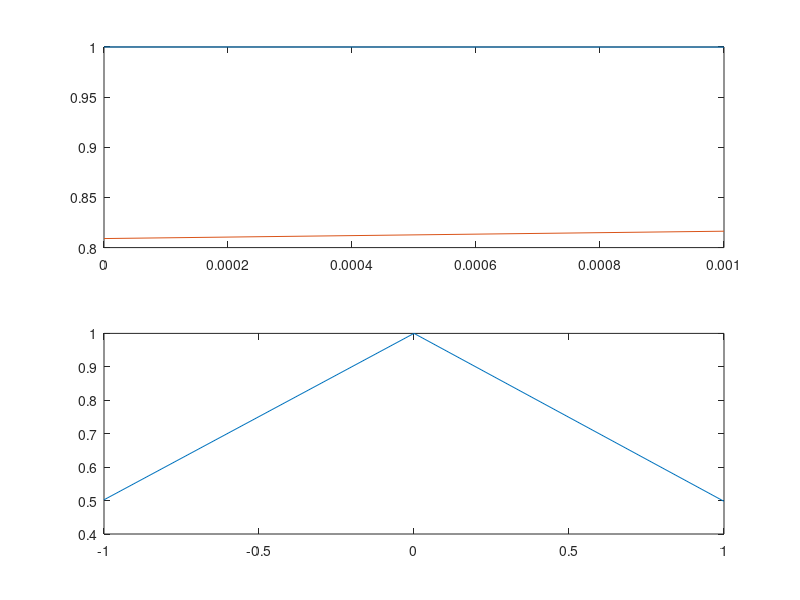

This figure's MATLAB source:
fs=1000;
freq=2;
st=1/fs;
t=[0:1]*st;
y=cos(2*pi*freq*t);

delay=50*st;
y1=cos(2*pi*freq*(t-delay));

subplot(211)
plot(t,y,t,y1)

[c,lag]=xcorr(y,y1);
[~,I]=max(abs(c));
T=lag(I)

subplot(212)
plot(lag,c/max(c))